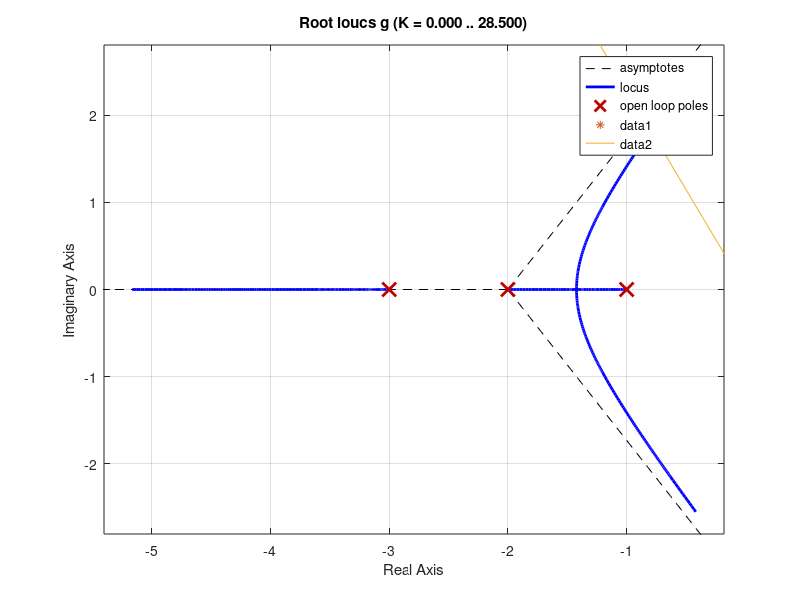

MATLAB code for this plot:
%Root Locus Solutions

close all
clear all
clc

s = tf('s');
g = 1/((s+1)*(s+2)*(s+3));
zeta=0.4;
w= 0:0.1:5.5;
p=ones(1,54)

re=-1*zeta*w;
im=w*sqrt(1-(zeta)^2);
line=[re;im];

rlocus(g)
hold on

rplot=rlocus(g);
row3re=real(rplot(3,:));
row3im=imag(rplot(3,:));

curv1=[row3re;row3im];
nice=curv1(:,1:54)-line(:,1:54);

resultx=curv1(1,1:54)-line(1,1:54);
resulty=curv1(2,1:54)-line(2,1:54);

result2=(abs(resultx./resulty) - p);
resind=min(abs(result2));
%^ the above 2 lines don't work particularly well. Line 21
%is the best candidate for the intersection.

k=-1*(line(1,21)+1)*(line(1,21)+2)*(line(1,21)+3); %doesnt work that well either


plot(line(1,21),line(2,21),'*');
plot(re,im);
hold off


%plot(curv1(1,1:54),curv1(2,1:54),'+');
%hold on
%plot(line(1,1:56),line(2,1:56), '*');
%hold off






%% Graph format


[x,y] = ginput(1);

ang1= (atan2((y-0),(x-(-1))))*(180/pi);
ang2= (atan2((y-0),(x-(-2))))*(180/pi);
ang3= (atan2((y-0),(x-(-3))))*(180/pi);

if (ang1+ang2+ang3 > 177 && ang1+ang2+ang3 <183)
phase=(ang1+ang2+ang3);  
angt1=num2str(ang1);
angt2=num2str(ang2);
angt3=num2str(ang3);
ang1lab={num2str(phase)};
text1 = {'Phase:' phase ' degrees,K='};
h1 = text(x,y, text1 ,'HorizontalAlignment','left','Color', [1 0 0], 'FontSize',8);

end
